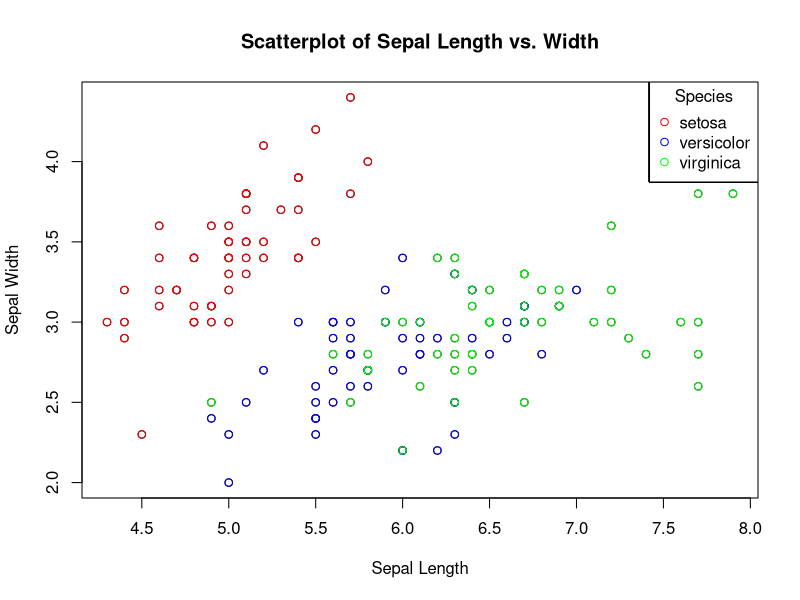

Recreate this plot in R.
#===============================================================================
# ◯。°。°。°。°。°。°。°。°。°。°。° LOOPS 。°。°。°。°。°。°。°。°。°。°。°◯
#===============================================================================


# Loops, quite simply, loop! When a loop is run in R (or even other programming
# languages!) a block of code is run again and again, often until a specified 
# condition is met. Each time the code within a loop is run, it is refereed to as 
# an iteration.

# Loops are useful for quickly performing mundane tasks that would otherwise 
# require manual completion. 

# Different loops are useful for different scenarios. Using loops successfully 
# requires recognizing when to use different loops types. Throughout this
# assignment, we will cover three major types of loops in R: "For Loops", "While
# Loops" and "Repeat Loops". 

# For Loops: A for loop repeats a given task for defined number of times.

# While Loops: A while loop keeps repeating a block of code until a certain
# logical parameter is met. Example: While x is less than 3, perform action y.

# Repeat Loops: Similar to while loop but requires a break, or stop to prevent
# the loop from running forever. Example: Until 10 iterations, perform action y. 

#===============================================================================
# For Loops 
#===============================================================================

### Description:

# A for loop applies a set of operations over a collection of objects (list, vector, matrix, or data frame)
# repeated a defined number of times. The number of iterations are known in advance. 

### Example:
# Create a vector of numbers 1 through 5, and
# then use a for loop to iterate through each number in the vector and print it to the console. 
# The loop variable i takes on the values 1, 2, 3, 4, and 5, and the print() function is called with each value of i.

# create a vector of numbers
numbers <- c(1, 2, 3, 4, 5)

# create a for loop that prints each number in the vector
for (i in numbers) {
  print(i)
}

# For loops can iterate over a sequence of numbers, in the following example,
# from 1 to 100 and calculates the sum of the numbers. 
# The loop variable i takes on the values 1, 2, 3, ..., 100, and the sum variable is updated on each iteration.

sum <- 0
for (i in 1:100) {
  sum <- sum + i
}
print(sum)


### TASK: 

# ✿¸.•´*¨`*•✿ Let's look at some flowers! ✿•*`¨*`•.¸✿

# 1) Load in the "iris" data set built into R. 
# Name the data frame "iris_loop"

# 2) Set up your For Loop with the parameters to
# use any integer from 1 through the number of columns
# within the data frame (ncol function may be of some assistance)

# 3) Within curly brackets, set the following logical conditions under an "if" function:
#     
#     a) Make it so the function returns a "TRUE" statement if certain
# conditions which we will later establish are met (Grapple with the grepl() function)

#     b) Select the columns within the "iris_loop" data frame and all integers separated by a comma 
# (HINT: [,i] will be the best way to do this)

#     c) Subset another curly bracket pair within the if condition.
#  Inside this secondary curly bracket, set up a logical condition: 
#  1000+separated integers. Make sure this condition is saved back into the "iris_loop" data frame with a "<-"

# 4) Make sure to close out all curly brackets to complete the loop.


library(tidyverse)

iris_loop <- iris

for(i in 1:ncol(iris_loop)) {                              
  if(grepl("Width", colnames(iris_loop)[i])) {             
    iris_loop[ , i] <- iris_loop[ , i] + 1000
    }
}


# Question: What happens if you change the "1000+" to "50+"?
# ANSWER: The amount added to the Width columns changes from x+1000 to x+50


#===============================================================================
# While Loops
#===============================================================================


### Description :
# A while loop is a control flow statement that allows you to repeatedly execute a block of code as long as a certain condition is met.
# The condition is a logical expression that is evaluated before each iteration of the loop. If the condition is TRUE, 
# the code inside the loop is executed, and then the condition is evaluated again. This process continues until the condition becomes FALSE, 
# at which point the loop terminates and execution continues with the code following the loop.


###Next within Loops:
# Within loops, especially While Loops, if you wish to skip a current variable and go onto the next
# iteration, you can use the "next" argument within the function. This can be helpful 
# in ignoring variables that would be messy, useless, and overall just unwanted (:,( poor variable)) 
# Consider the following example:
x<-20     # Here we set the length of our variable. 
while (x) {x <- x - 1 # We set our conditions in which x will be equal to x-1
if (x%%2 != 0) # A further condition is set in which x is divided by 2 if not equal to 0
  next # This tells the while loop to skip any numbers after our conditions set above
print(x)} # This prints x after it has gone through the loop

### QUESTION: Why do we have the argument !=0? What would occur if we changed it to !=1? 
# ANSWER: This change to the argument tells the loop to skip any number not equal to 1
# Instead of printing all even numbers, the loop will print out all odd numbers
# Go ahead and give it a try:
x<-20  
while (x) {x <- x - 1 
if (x%%2 != 0) 
  next 
print(x)}


### Example 1 of While Loops:

# Let's try an example with numbers!

x <- 1 # Stores 1 in the x variable.
while (x < 6) { # Start of the while loop. While x is less than 6, perform some action.
  print(x) #In this case, our action is printing x
  x = x+1 # Adds one to x each loop.
}

### Example 2 of While Loops:

# We can use this to label samples

# Let's build a sample data frame.
Samples_Without_ID <- c("Frog", "Cool Frog", "The Coolest Frog","Cute Frog", "Very Cute Frog", "Strong Frog", "Very Strong Frog")
Samples_Without_ID1 <- data.frame(samples = Samples_Without_ID)  #Stores as a data frame.

# Creates length 7 character vector. 
SampleID <- character(7)

x <- 0 # stores 0 into a variable called x.
while (x < 7) { # Creates a while loop that is valid while x is less than 7.
  x <- x + 1 # Adds 1 to the value of x for each iteration of the while loop.
  SampleID[x] <- paste("Sample#", x, sep = "") # Pastes together the character "Sample#" with the variable x.
  # This gives an outputs of "Sample1, Sample2, Sample3, etc.)
}

SampleID <- data.frame(SampleID) #Stores as a data frame.

View(SampleID) # Let's check it out!

# Great! Now we want to label our frogs in the Samples_Without_ID1 data frame.  

Samples_With_Label <- cbind(SampleID, Samples_Without_ID1)


### TASK:
# Create a while loop which pastes whole numbers from 1 to 10, but exclude printing 3 using the next function.
# output should look like this: 1, 2, 4, 5, 6, 7, 8, 9, 10
i <- 0
while (i < 10) {
  i <- i + 1
  if (i == 3) {
    next
  }
  print(i)
}

#===============================================================================
#Repeat Loops
#===============================================================================

###Description: 
# If we have a large multidimensional data frame and would like to repeat a block of code 
# over and over again across this data frame, it would be best to use a Repeat loop.
# A repeat loop will continuously execute a block of code and logical conditions over a data frame.
# If the logical conditions return "FALSE", the block of code will continue to be repeated 
# over the entire data frame. No output will be given for a "FALSE" return.
# If the logical conditions return "TRUE", an output will be given.
# However, unlike most other loops, even if a "TRUE" condition is met, the repeat loop will not 
# end, and continue to iterate over and over across the data frame.
# The only way for the Repeat loop to end is by giving it a BREAK condition.

### Question: Based on the description above and the description of While loops. 
# How do Repeat and While loops differ? When might it be best to use one rather than the other?
# ANSWER: While loops depend upon the information returning TRUE to continue the loop until a return is FALSE
# The repeat loop depends upon the continuous return of FALSE information, and only gives outputs that are TRUE


### Breaks:
#The Break statement is a way to stop a loop from running before it has finished all its iterations. When the break statement is encountered within a repeat loop, the loop stops running immediately, and the program moves on to the next line of code after the loop. This can be useful if you want to stop a loop based on a certain condition, without having to wait for it to finish all its iterations.

### Example of Repeat Loops: 

# Basic example of Repeat Loop with a conditional break. 
# Without the break statement, repeat loops would continue indefinitely.
i <- 1
repeat {
  print(paste("Loop", i))
  if (i == 3) {
    break
  }
  i <- i + 1
}


# Example of using a repeat loop for 'data processing' and conditional break.
# In this example we will increase the salary of each individual in the dataset
# and store the processed data in a new dataset.

# First let's create a data frame with columns 'ID', 'Name', 'Age', 'Gender', and 'Salary'
my_data <- data.frame(
  ID = c(1, 2, 3, 4, 5),
  Name = c("John", "Alice", "Bob", "Eve", "Charlie"),
  Age = c(25, 32, 28, 40, 36),
  Gender = c("M", "F", "M", "F", "M"),
  Salary = c(50000, 60000, 55000, 70000, 65000)
)

# Create a counter to keep track of iterations
i <- 1
# Create a blank dataframe. This allows us to reset the dataframe everytime the loop is ran.
processed_data <- data.frame()

# Repeat loop for processing each row of the dataset
repeat {
  row <- my_data[i, ] # Get the row at the current iteration
  processed_row <- list(  # Perform some data processing on the row
    ID = row$ID,
    Name = paste("Processed:", row$Name),
    Age = row$Age,
    Gender = ifelse(row$Gender == "M", "Male", "Female"),
    Salary = row$Salary * 1.1 # Add a 10% salary increase
  )
  processed_data <- rbind(processed_data, processed_row) # Append the processed row to the processed_data  data frame
  i <- i + 1 # Increase the counter
  if (i > nrow(my_data) || processed_row$Salary > 100000) { 
    break  # Exit the loop when all rows have been processed or when the salary exceeds 100,000 (arbitrary)
  }}


### TASK:

# Let's try it on your own!

# Create a repeat loop that does the following: 
#1) Stores 1 in the variable y.
#2) prints y for iteration of the loop. 
#3) Increase y by .7 each iteration. 
#4) Set a break to terminate the loop when y is greater than 14
#5) Print "Y is big now!" when Y is greater than 14. 

#Let's try it on your own!

#Create a repeat loop that does the following: 
#1) Stores 1 in the variable y.
#2) prints y for iteration of the loop. 
#3) Increase y by .7 each iteration. 
#4) Set a break to terminate the loop when y is greater than 14
#5) Print "Y is big now!" when Y is greater than 14. 

y = 1

# Repeat loop
repeat {
  
  print(y)
  
  ifelse(y > 14, print("Y is big now!"), NA)
  
  
  # Break statement to terminate if y > 14
  if (y > 14) {
    break
  } 
  
  # Increment y by 1
  y = y + .7
  
  
}



#===============================================================================
#Final: Nested Loops within For Loops
#===============================================================================


# Description of nested loops
# Earlier in the course, we used nested ifelse functions. A nested ifeelse function is just
#an ifelse function INSIDE another ifelse function. The same goes for nested loops!

#In a nested loop, we have a loop INSIDE another loop! 

#Nested loops are often used for multideminsion data and allow for more precise
#control of your data. 


### Example of Nested loops:
# While any kind of loop can be nested within other loops, it will be easiest to look at the same two loops nested within each other. Nested loops allow us to look at multidimensional information. 
# A visualization of a real life nested loop would be an analogue clock.
# In this analogy, our outer loop of the clock would be the short hand, which tells the hour on the clock.
# Nested within this outer loop is the inner loop, the long hand of the clock, which tells the minute.
# Here's how we would accomplish this in R:


for (s in 1:12){  # Here we set up our outer loop as "s" to represent our short hand, so this will contain any variable between 1-12 since most analogue clocks use standard time.
  for (l in 01:59) # Now we add in a nested, inner logical condition, which creates a second value "l" for the long hand. This hand will represent our minutes
  {print(paste("The short hand is",s,"And the long hand", l))} # Now we want to print our variables, but paste them together when printed
} # Close the loops




### TASK: (Mason)

# ✿¸.•´*¨`*•✿ More Flowers!✿•*`¨*`•.¸✿

# Load iris dataset
data(iris)

# Create empty plot with axis labels and title
plot(x = iris$Sepal.Length, y = iris$Sepal.Width, 
     xlab = "Sepal Length", ylab = "Sepal Width",
     main = "Scatterplot of Sepal Length vs. Width")

# Loop over each species in the dataset
for(species in unique(iris$Species)) {
  
  # Subset the data to only include the current species
  species_data <- subset(iris, Species == species)
  
  # Loop over each observation in the subsetted data
  for(i in 1:nrow(species_data)) {
    
    # Get the current observation's sepal length and width
    x <- species_data$Sepal.Length[i]
    y <- species_data$Sepal.Width[i]
    
    # Assign a color based on the species
    if(species == "setosa") {
      col <- "red"
    } else if(species == "versicolor") {
      col <- "blue"
    } else {
      col <- "green"
    }
    
    # Plot the observation as a point with the assigned color
    points(x, y, col = col)
    
    # Create a legend
    legend("topright", 
           legend = unique(iris$Species),
           col = c("red", "blue", "green"),
           pch = 1,
           title = "Species")
    
  }}
